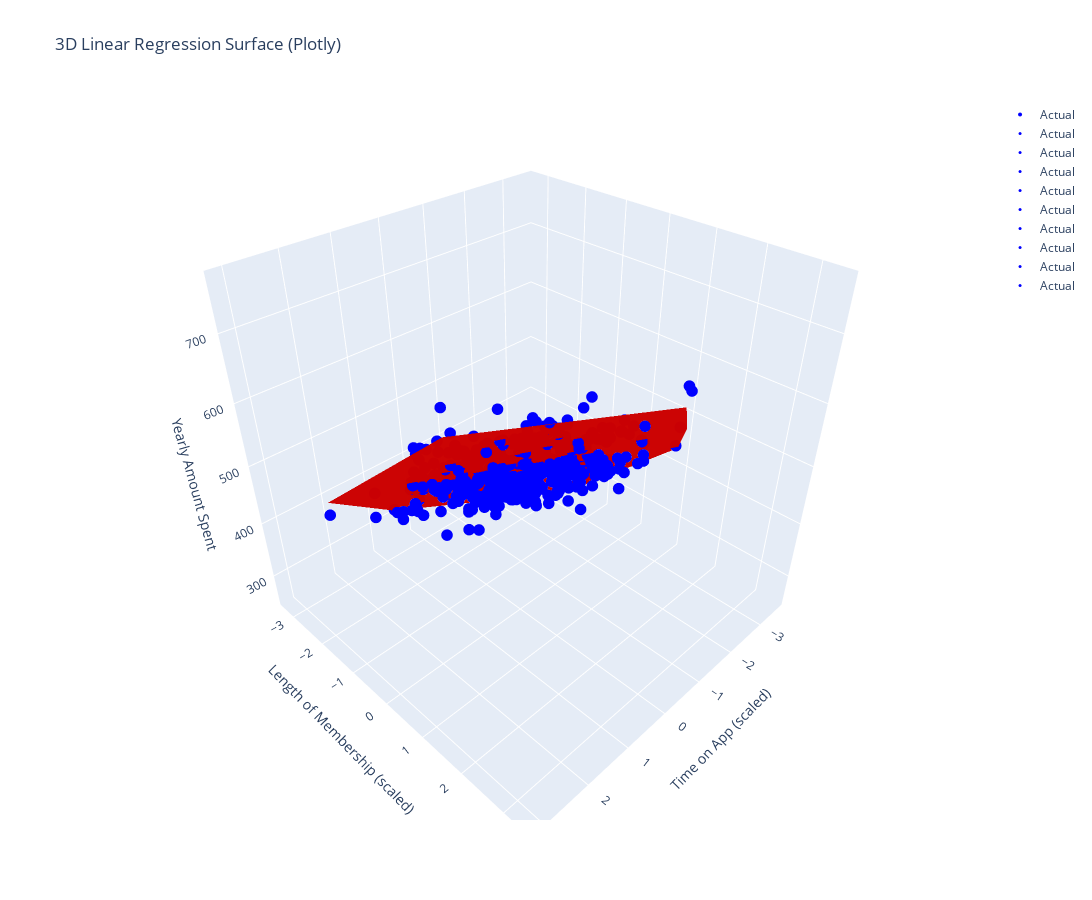

Notebook cell for this chart:
### Code cell
figure.add_trace(go.Scatter3d(
    x=X[:, 0],
    y=X[:, 1],
    z=y.flatten(),
    mode='markers',
    marker=dict(size=3, color='blue'),
    name='Actual'
))
figure.add_trace(go.Mesh3d(
    x=X[:, 0],
    y=X[:, 1],
    z=X_bias.dot(theta_gd).flatten(),
    opacity=0.5,
    color='red',
    name='Prediction Surface'
))

figure.update_layout(
    title='3D Linear Regression Surface (Plotly)',
    scene=dict(
        xaxis_title='Time on App (scaled)',
        yaxis_title='Length of Membership (scaled)',
        zaxis_title='Yearly Amount Spent'
    )
)
figure.update_layout(width=1200, height=900)

### Figure 1 — Plotly figure (JSON) as saved in the notebook; plotly's stock layout.template omitted (floating-point values rounded to 4 significant figures; data arrays with more than 128 entries replaced by an {"elided": "..."} marker saying what was removed)
{"data": [{"marker": {"color": "blue", "size": 4}, "mode": "markers", "name": "Actual", "type": "scatter3d", "x": {"elided": "500 float values"}, "y": {"elided": "500 float values"}, "z": {"elided": "500 float values"}}, {"marker": {"color": "blue", "size": 3}, "mode": "markers", "name": "Actual", "type": "scatter3d", "x": {"elided": "500 float values"}, "y": {"elided": "500 float values"}, "z": {"elided": "500 float values"}}, {"marker": {"color": "blue", "size": 3}, "mode": "markers", "name": "Actual", "type": "scatter3d", "x": {"elided": "500 float values"}, "y": {"elided": "500 float values"}, "z": {"elided": "500 float values"}}, {"marker": {"color": "blue", "size": 3}, "mode": "markers", "name": "Actual", "type": "scatter3d", "x": {"elided": "500 float values"}, "y": {"elided": "500 float values"}, "z": {"elided": "500 float values"}}, {"marker": {"color": "blue", "size": 3}, "mode": "markers", "name": "Actual", "type": "scatter3d", "x": {"elided": "500 float values"}, "y": {"elided": "500 float values"}, "z": {"elided": "500 float values"}}, {"color": "red", "name": "Prediction Surface", "opacity": 0.5, "type": "mesh3d", "x": {"elided": "500 float values"}, "y": {"elided": "500 float values"}, "z": {"elided": "500 float values"}}, {"marker": {"color": "blue", "size": 3}, "mode": "markers", "name": "Actual", "type": "scatter3d", "x": {"elided": "500 float values"}, "y": {"elided": "500 float values"}, "z": {"elided": "500 float values"}}, {"color": "red", "name": "Prediction Surface", "opacity": 0.5, "type": "mesh3d", "x": {"elided": "500 float values"}, "y": {"elided": "500 float values"}, "z": {"elided": "500 float values"}}, {"marker": {"color": "blue", "size": 3}, "mode": "markers", "name": "Actual", "type": "scatter3d", "x": {"elided": "500 float values"}, "y": {"elided": "500 float values"}, "z": {"elided": "500 float values"}}, {"color": "red", "name": "Prediction Surface", "opacity": 0.5, "type": "mesh3d", "x": {"elided": "500 float values"}, "y": {"elided": "500 float values"}, "z": {"elided": "500 float values"}}, {"marker": {"color": "blue", "size": 3}, "mode": "markers", "name": "Actual", "type": "scatter3d", "x": {"elided": "500 float values"}, "y": {"elided": "500 float values"}, "z": {"elided": "500 float values"}}, {"color": "red", "name": "Prediction Surface", "opacity": 0.5, "type": "mesh3d", "x": {"elided": "500 float values"}, "y": {"elided": "500 float values"}, "z": {"elided": "500 float values"}}, {"marker": {"color": "blue", "size": 3}, "mode": "markers", "name": "Actual", "type": "scatter3d", "x": {"elided": "500 float values"}, "y": {"elided": "500 float values"}, "z": {"elided": "500 float values"}}, {"color": "red", "name": "Prediction Surface", "opacity": 0.5, "type": "mesh3d", "x": {"elided": "500 float values"}, "y": {"elided": "500 float values"}, "z": {"elided": "500 float values"}}, {"marker": {"color": "blue", "size": 3}, "mode": "markers", "name": "Actual", "type": "scatter3d", "x": {"elided": "500 float values"}, "y": {"elided": "500 float values"}, "z": {"elided": "500 float values"}}, {"color": "red", "name": "Prediction Surface", "opacity": 0.5, "type": "mesh3d", "x": {"elided": "500 float values"}, "y": {"elided": "500 float values"}, "z": {"elided": "500 float values"}}], "layout": {"height": 900, "scene": {"xaxis": {"title": {"text": "Time on App (scaled)"}}, "yaxis": {"title": {"text": "Length of Membership (scaled)"}}, "zaxis": {"title": {"text": "Yearly Amount Spent"}}}, "title": {"text": "3D Linear Regression Surface (Plotly)"}, "width": 1200}}
